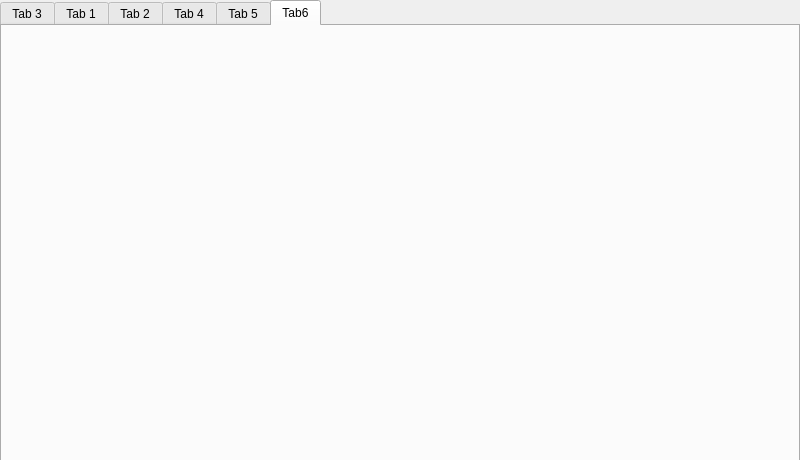
<?xml version="1.0" encoding="UTF-8"?>
<ui version="4.0">
 <class>MainWidget</class>
 <widget class="QWidget" name="MainWidget">
  <property name="geometry">
   <rect>
    <x>0</x>
    <y>0</y>
    <width>800</width>
    <height>460</height>
   </rect>
  </property>
  <property name="windowTitle">
   <string>MainWidget</string>
  </property>
  <widget class="QTabWidget" name="tabWidget">
   <property name="geometry">
    <rect>
     <x>0</x>
     <y>0</y>
     <width>800</width>
     <height>480</height>
    </rect>
   </property>
   <property name="currentIndex">
    <number>5</number>
   </property>
   <widget class="QWidget" name="pTab3">
    <attribute name="title">
     <string>Tab 3</string>
    </attribute>
   </widget>
   <widget class="QWidget" name="pTab1">
    <attribute name="title">
     <string>Tab 1</string>
    </attribute>
   </widget>
   <widget class="QWidget" name="pTab2">
    <attribute name="title">
     <string>Tab 2</string>
    </attribute>
   </widget>
   <widget class="QWidget" name="pTab4">
    <attribute name="title">
     <string>Tab 4</string>
    </attribute>
   </widget>
   <widget class="QWidget" name="pTab5">
    <property name="contextMenuPolicy">
     <enum>Qt::DefaultContextMenu</enum>
    </property>
    <attribute name="title">
     <string>Tab 5</string>
    </attribute>
   </widget>
   <widget class="QWidget" name="pTab6">
    <attribute name="title">
     <string>Tab6</string>
    </attribute>
   </widget>
  </widget>
 </widget>
 <resources/>
 <connections/>
</ui>
